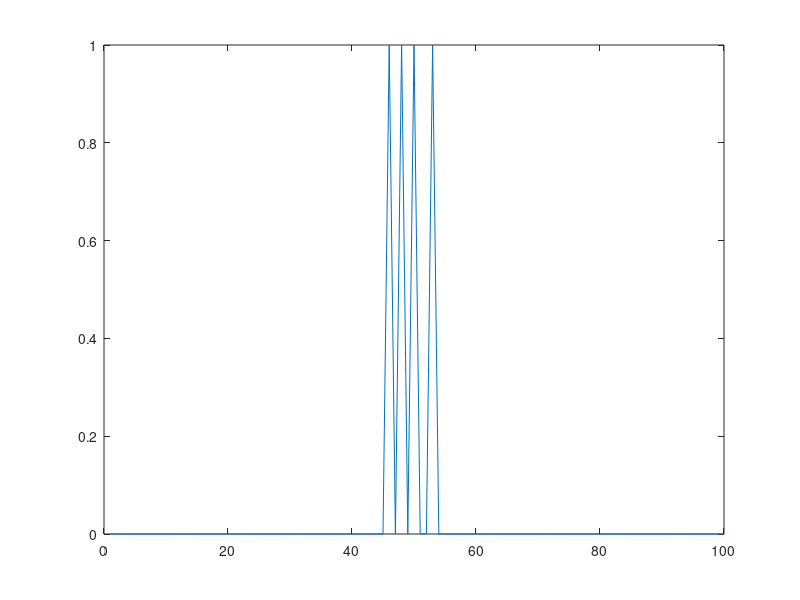
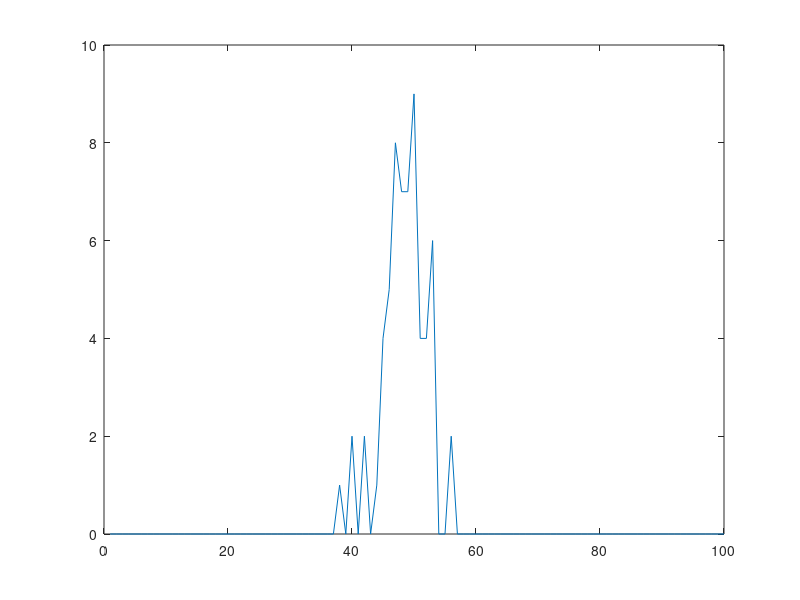
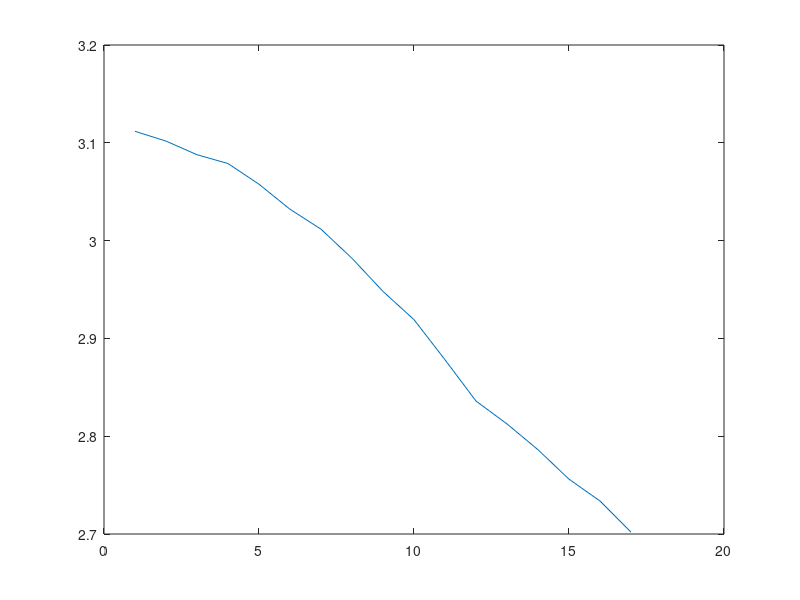
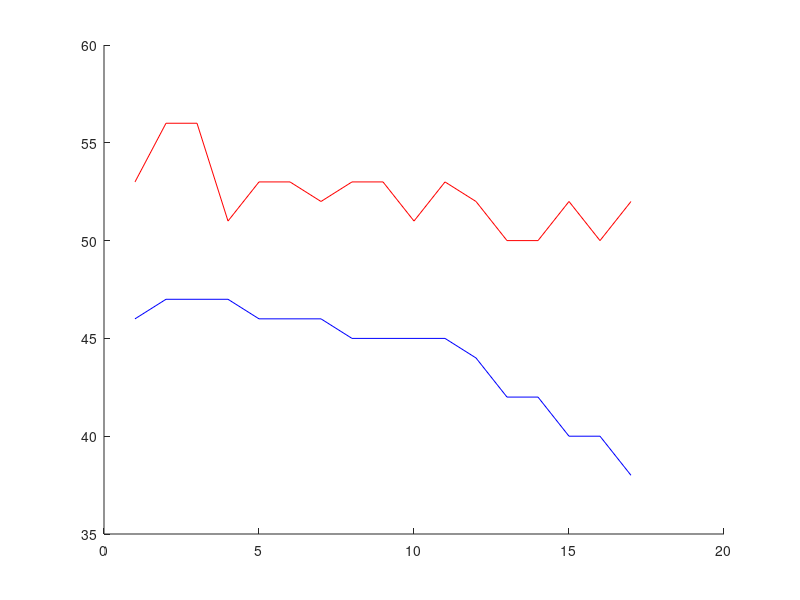

Here is the MATLAB script that generated these plots, in order:
clear all;

%number of CA3 neurons
numCA3 = 100;

%parameters from izzynet code
aa = 0.02;
bb = 0.2;
cc = -65;
dd = 8;

% STDP lists for LTD and LTP weight changes
LTP = zeros(1,numCA3);    % from CA3 to CA1 neurons
LTD = zeros(1,numCA3);    % from CA3 to CA1 neurons

% STDP parameters
A_plus = 0.1;
A_minus = -0.105;
t_plus = 20;
t_minus = 20;

wmin = 0;
%wmax = 5.0;
wmax = 20.0;

sigma=2; %sigma for place field Gaussians
sigmaStrength = 3; %sigma for strength Gaussian curve

maxCurrent = 30;

%CA1 neuron
v1 = cc;
u1 = bb*v1;

%CA3 neurons
numFirings = zeros(1,100);

%maximum initial weight
maxInitWeight = wmax;

%max init current for CA3 neurons
% makes sure it fires with Iz model if this amount of current is injected
maxInitCurrent = 80;


gaussWeights = normpdf(1:100,50,sigmaStrength);
gaussWeights = gaussWeights*(1/max(gaussWeights)); %sets max to 1
strength = gaussWeights*maxInitWeight;
%strength = gaussWeights*100;
%strength = gaussWeights*wmax;

vv = -65*ones(1,numCA3);
uu = bb.*vv;

numLaps = 17;
skewValues = zeros(1,numLaps);

firstSpikeTime = zeros(1,numLaps);
lastSpikeTime = zeros(1,numLaps);

for lap = 1:numLaps
    
    %LTP = zeros(1,numCA3);    % from CA3 to CA1 neurons
    %LTD = zeros(1,numCA3);    % from CA3 to CA1 neurons
    
    for step = 1:100
        
        I = normpdf(step,1:100,sigma);
        I = I/(max(I)); %sets max to 1
        I = I*maxInitCurrent; %sets max current to 30 so neuron will fire
        
        %I1 = gaussWeights(step)*10;
        
        %update CA3 neuron voltages
        vv=vv+0.5.*(0.04.*vv.^2+5.*vv+140-uu+I);
        vv=vv+0.5.*(0.04.*vv.^2+5.*vv+140-uu+I);
        uu=uu+aa.*(bb.*vv-uu);

        fired = find(vv>=30);

        %CA1 neuron current
        % adds strengths of ones that fired
        I1 = abs(2*randn(1,1)) + sum(strength(fired));
        
        %update CA3 neurons that fired
        if ~isempty(fired)
            vv(fired)=cc;
            uu(fired)=uu(fired)+dd;
                
            % if neuron i is excitatory
            % 1)    apply LTP for weights that connect to neuron i 
            %       (i.e., the neurons that fired prior to i)  
            % 2)    apply LTD for weights from neuron i 
            %       (i.e., the neurons that i fired before) 
            % 3)    set the max LTP for  weights that connect from neuron i
            % 4)    set the max LTD for weights that connect to neuron i

            strength(fired) = max(wmin,strength(fired) + LTD(fired)); % LTP to weights that connect to i from all exc 
            LTP(fired) = A_plus;

            
        end;
        
        %update CA1 neuron voltages
        v1=v1+0.5*(0.04*v1^2+5*v1+140-u1+I1);
        v1=v1+0.5*(0.04*v1^2+5*v1+140-u1+I1);
        u1=u1+aa*(bb*v1-u1);


        %CA1 neuron voltage
        if(v1>=30)
            
            if(firstSpikeTime(lap) < 1)
               firstSpikeTime(lap)=step; 
            end
            lastSpikeTime(lap)=step;
            
            v1 = cc;
            u1 = u1+dd;
            numFirings(step) = numFirings(step)+1;

            % if neuron i is excitatory
            % 1)    apply LTP for weights that connect to neuron i 
            %       (i.e., the neurons that fired prior to i)  
            % 2)    apply LTD for weights from neuron i 
            %       (i.e., the neurons that i fired before) 
            % 3)    set the max LTP for  weights that connect from neuron i
            % 4)    set the max LTD for weights that connect to neuron i

            strength = min(wmax,strength + LTP); % LTP to weights that connect to i from all exc 
            LTD(:) = A_minus;

        end

        % exponentially decay LTD and LTP based on time constants
        LTP = LTP - LTP/t_plus;
        LTD = LTD - LTD/t_minus;

    end
    
    if(lap<2)
    
        figure
        plot(numFirings)
        
        
    end
    
    skewValues(lap) = skewness(strength);
end

figure
plot(numFirings)

%figure
%plot(strength)
%%
figure
plot(skewValues)

%%


figure
hold on
plot(firstSpikeTime,'b-')
plot(lastSpikeTime,'r-')
hold off
